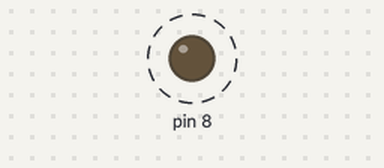
Recording of a sketch running on a simulated Arduino Uno, built with avr-gcc and run on an emulated ATmega328P. Parts: output pins drawn as LEDs (lit = HIGH). Dashed ring = blinking.

Above: at 0.7 s.
Timing chart, 0 to 3.0 s (numbered marks = the images above):
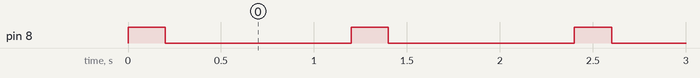

The sketch:

exercise-1-first-variable.ino
```cpp
/*
 * WEEK 1 · EXERCISE 1 — Your first variable
 * ------------------------------------------------------------------
 * GOAL
 *   Blink the red LED, one second on, one second off -- exactly what
 *   Week 0 did. The difference is entirely in how it is written:
 *   the two 1000s become a named variable.
 *
 * WIRING
 *   Red LED on pin 8. (Yellow on 9, green on 10, unused this time.)
 *
 * WHAT TO DO
 *   1. Above setup(), declare an int called onTimeMs, holding 1000.
 *   2. Use it in BOTH delay() calls instead of the literal number.
 *   3. Upload. Confirm it behaves identically to Week 0.
 *   4. Now change the ONE declaration to 200 and upload again.
 *      Both delays changed. You edited one line.
 *
 * THE POINT
 *   The board cannot tell the difference between this program and
 *   your Week 0 one. The compiled result is the same. Nothing about
 *   the behaviour improved.
 *
 *   What improved is that the program now SAYS what the number means,
 *   and there is exactly one place to change it. That distinction --
 *   the program is not the same thing as what the program does -- is
 *   most of software engineering, and this is the smallest possible
 *   example of it.
 *
 * ------------------------------------------------------------------
 * THEN: SPLIT IT
 *   Add a second variable, offTimeMs, and give the two different
 *   values so the blink is asymmetric. Now the two delays can move
 *   independently -- which they could not when they were both the
 *   literal 1000.
 *
 *   Ask yourself: was one variable used twice the right design, or
 *   two variables? The answer depends entirely on whether those two
 *   durations MEAN the same thing. That question comes up forever.
 *
 * ------------------------------------------------------------------
 * BREAK IT -- one at a time, hit Verify, record the EXACT message in
 * reference/mistakes.md:
 *
 *   1. Move the declaration of onTimeMs INSIDE setup(), leaving the
 *      uses in loop(). It compiled a second ago. Why not now?
 *
 *   2. Put the declaration back, then change ONE use to onTimems
 *      (lowercase m). Same error, different cause -- note both.
 *
 *   3. Delete "int" from the declaration, leaving "onTimeMs = 1000;"
 *      above setup(). What does the compiler say it needs?
 *
 *   4. Set onTimeMs to 0. Look at the LED closely. You saw this in
 *      Week 0 Exercise 2 -- does the explanation still hold?
 */


int redOnMs = 200;
int redOffMs = 1000;

void setup() {

  pinMode(8, OUTPUT);
}

void loop() {
  digitalWrite(8, HIGH);
  delay(redOnMs);

  digitalWrite(8, LOW);
  delay(redOffMs);
}
```

Measured:
- by itself, pin 8: alternates HIGH for 0.20 s and LOW for 1.0 s
